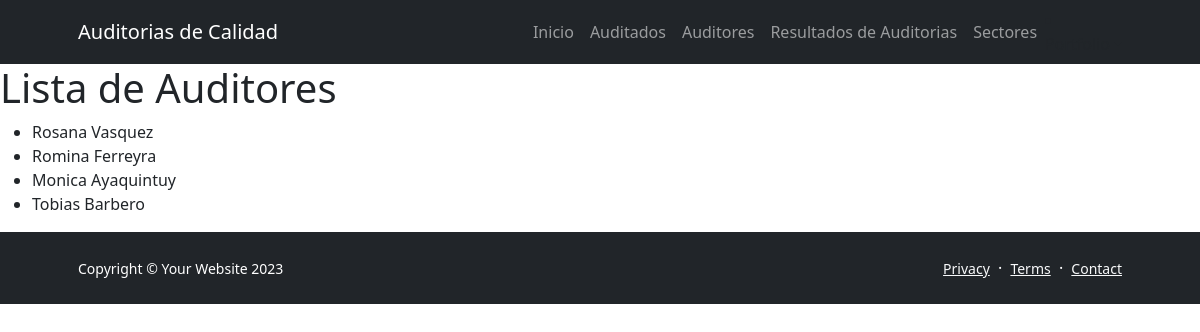
Before: /AppAuditoria/auditores/ with the older database file.
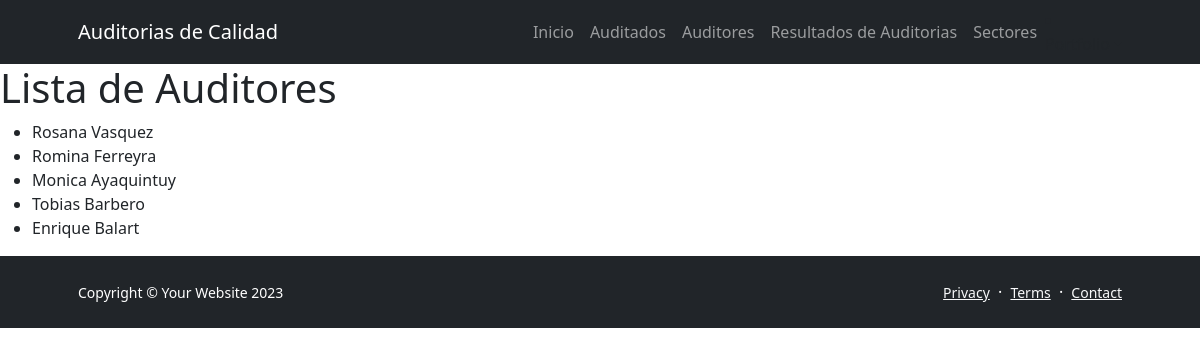
After: the same page with the newer database file.
### AppAuditoria/models.py (models this page shows, shortened)
class Auditor(models.Model):
    nombre = models.CharField(max_length=100)
    apellido = models.CharField(max_length=100)
    email = models.EmailField()

### AppAuditoria/views.py (the view)
# urls.py: path('auditores/', views.listar_auditores, name='lista_auditores'),
def listar_auditores(request):
    auditores = Auditor.objects.all()
    return render(request, 'appauditoria/lista_auditores.html', {'auditores': auditores})

### AppAuditoria/templates/AppAuditoria/lista_auditores.html (shortened to what this page needs)
<!DOCTYPE html>
{% extends 'AppAuditoria/base.html' %}
{% load static %}
{% block section1 %}
<html>
<head>
</head>
<body>
    <h1>Lista de Auditores</h1>
    <ul>
        {% for auditor in auditores %}
            <li>{{ auditor.nombre }} {{ auditor.apellido }}</li>
        {% endfor %}
    </ul>
</body>
</html>
{% endblock %}

Changed rows visible on the page:
added Auditor: nombre "Enrique", apellido "Balart"
